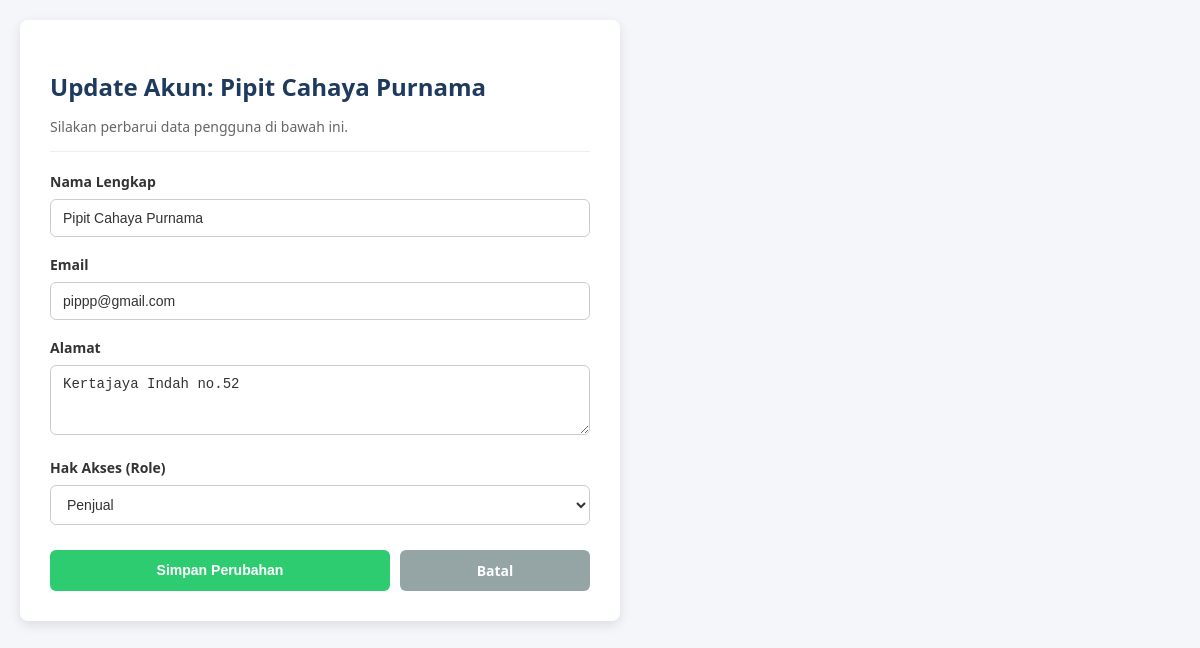
Page /index.php?page=admin-edit-user&id=8 (signed in) on the committed database.
### tables this page shows
CREATE TABLE IF NOT EXISTS `users` (
  `ID_User` int NOT NULL AUTO_INCREMENT,
  `Nama_User` varchar(100) NOT NULL,
  `Email_User` varchar(100) DEFAULT NULL,
  `password` varchar(255) NOT NULL,
  `Alamat_User` varchar(100) DEFAULT NULL,
  `Role_User` varchar(20) DEFAULT NULL,
  `Users_url` varchar(255) DEFAULT NULL,
  PRIMARY KEY (`ID_User`)
);

### Controller/AdminController.php (called while the page is built, shortened)
<?php
require_once 'Model/UserModel.php';
class AdminController {
    private $userM, $kantinM, $trxM, $productM;
    public function __construct($db) {
        $this->userM = new UserModel($db);
    }
    public function editUserPage() {
        $id = $_GET['id'];
        $user = $this->userM->getDetailUser($id);
        require_once 'view/user/cms/updateuser.php';
    }
}

### Model/UserModel.php (called while the page is built, shortened)
<?php
class UserModel {
    private $db;
    public function __construct($db) { $this->db = $db; }
    public function getDetailUser($id) {
        $stmt = $this->db->prepare("SELECT * FROM users WHERE ID_User = ?");
        $stmt->execute([$id]);
        $user = $stmt->fetch(PDO::FETCH_ASSOC);
        return $user;
    }
}

### view/user/cms/updateuser.php (the view, shortened to what this page needs)
<!DOCTYPE html>
<html lang="en">
<head>
    <link rel="stylesheet" href="view/user/cms/style.css">
</head>
<body>
<div class="update-container">
    <div class="update-card">
        <h2>Update Akun: <?= htmlspecialchars($user['Nama_User'] ?? 'Pengguna') ?></h2>
        <p class="subtitle">Silakan perbarui data pengguna di bawah ini.</p>
        <hr class="divider">
        <form action="/Kantin-Sederhana/index.php?page=admin-action-user" method="POST">
            <div class="form-group">
                <label for="nama">Nama Lengkap</label>
                <input type="text" id="nama" name="nama" value="<?= htmlspecialchars($user['Nama_User'] ?? '') ?>" required>
            </div>
            <div class="form-group">
                <label for="email">Email</label>
                <input type="email" id="email" name="email" value="<?= htmlspecialchars($user['Email_User'] ?? '') ?>" required>
            </div>
            <div class="form-group">
                <label for="alamat">Alamat</label>
                <textarea id="alamat" name="alamat" rows="3" required><?= htmlspecialchars($user['Alamat_User'] ?? '') ?></textarea>
            </div>
            <div class="form-group">
                <label for="role">Hak Akses (Role)</label>
                <select id="role" name="role" required>
                    <?php $currentRole = $user['Role_User'] ?? ''; ?>
                    <option value="Penjual" <?= $currentRole === 'Penjual' ? 'selected' : '' ?>>Penjual</option>
                </select>
            </div>
            <div class="btn-group">
                <button type="submit" name="update" class="btn btn-save">Simpan Perubahan</button>
                <a href="/Kantin-Sederhana/index.php?page=admin-dashboard" class="btn btn-cancel">Batal</a>
            </div>
        </form>
    </div>
</div>
</body>
</html>

### view/user/cms/style.css (style rules this page uses)
body { font-family: 'Segoe UI', Tahoma, Geneva, Verdana, sans-serif; background-color: #f4f6f9; margin: 0; padding: 20px; color: #333; }
h1, h2 { color: #2c3e50; }
.form-group { margin-bottom: 15px; }
.form-group label { display: block; margin-bottom: 5px; font-weight: bold; }
.form-group input, .form-group textarea, .form-group select { width: 100%; padding: 10px; border: 1px solid #ccc; border-radius: 4px; box-sizing: border-box; }
.btn { background-color: #3498db; color: white; padding: 10px 15px; border: none; border-radius: 4px; cursor: pointer; font-weight: bold; }
.update-container { width: 100%; max-width: 600px; }
.update-card { background: #ffffff; padding: 30px; border-radius: 8px; box-shadow: 0 4px 12px rgba(0, 0, 0, 0.1); }
.update-card h2 { color: #1e3a5f; font-size: 24px; margin-bottom: 5px; }
.update-card .subtitle { color: #666666; font-size: 14px; margin-bottom: 15px; }
.update-card .divider { border: 0; border-top: 1px solid #eeeeee; margin-bottom: 20px; }
.form-group { margin-bottom: 18px; }
.form-group label { display: block; font-weight: 600; color: #333333; margin-bottom: 8px; font-size: 14px; }
.form-group input[type="text"], .form-group input[type="email"], .form-group textarea, .form-group select { width: 100%; padding: 10px 12px; border: 1px solid #cccccc; border-radius: 6px; font-size: 14px; color: #333333; background-color: #ffffff; transition: border-color 0.2s ease; }
.form-group textarea { resize: vertical; }
.btn-group { margin-top: 25px; display: flex; gap: 10px; }
.btn { padding: 11px 20px; font-size: 14px; font-weight: 600; border: none; border-radius: 6px; cursor: pointer; text-decoration: none; display: inline-block; text-align: center; transition: opacity 0.2s ease; }
.btn-save { background-color: #2ecc71; color: #ffffff; flex: 2; }
.btn-cancel { background-color: #95a5a6; color: #ffffff; flex: 1; }

### rows in the picture
users: Nama_User "Pipit Cahaya Purnama", nama "Pipit Cahaya Purnama", email "pippp@gmail.com", alamat "Kertajaya Indah no.52", role "Penjual"
